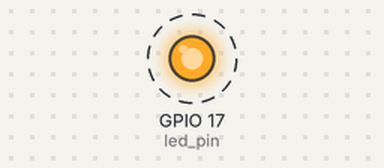
The program below on a simulated Raspberry Pi (BCM pin numbers). Parts: output pins drawn as LEDs (lit = HIGH). Dashed ring = blinking.

Above: at 0.5 s.
Timing chart, 0 to 4.6 s (numbered marks = the images above):
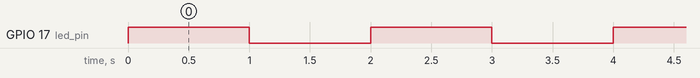

Measured:
- by itself, GPIO 17 (led_pin): alternates HIGH for 1.0 s and LOW for 1.0 s

The program:

blinking-led.py
```python
import RPi.GPIO as GPIO
import time

# Imposta il pin GPIO
led_pin = 17

# Impostazioni GPIO
GPIO.setmode(GPIO.BCM)
GPIO.setup(led_pin, GPIO.OUT)

# Funzione per lampeggiare il LED
def blink_led():
    while True:
        GPIO.output(led_pin, GPIO.HIGH)  # Accende il LED
        time.sleep(1)                   # Attende 1 secondo
        GPIO.output(led_pin, GPIO.LOW)   # Spegne il LED
        time.sleep(1)                   # Attende 1 secondo

# Esegui la funzione di blink
try:
    blink_led()
except KeyboardInterrupt:
    GPIO.cleanup()  # Pulisce i pin GPIO alla chiusura del programma
```
